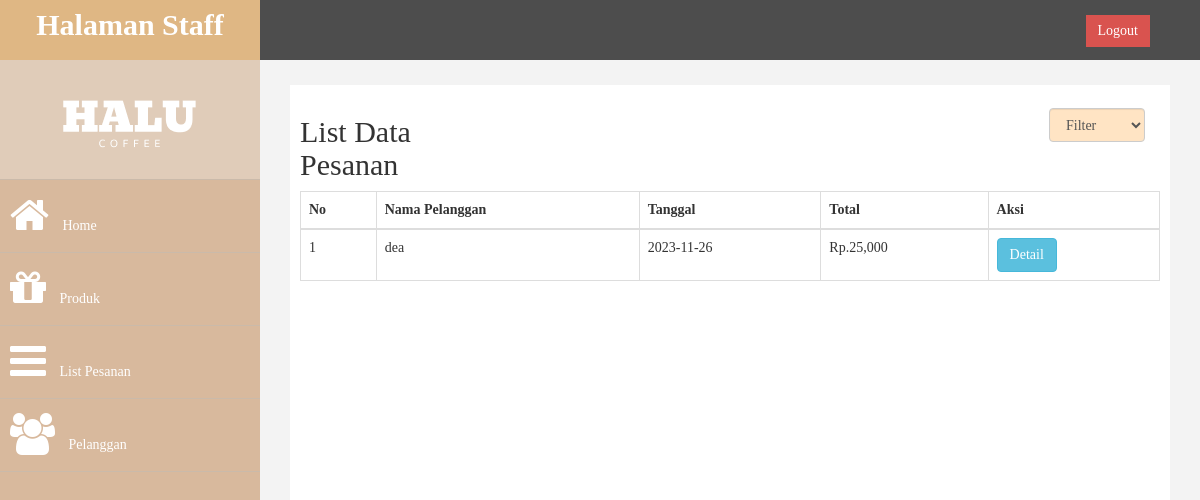
Page /admin/index.php?halaman=pembelian (signed in) on the committed database.
### tables this page shows
CREATE TABLE `pembelian` (
  `id_pembelian` int(11) NOT NULL,
  `tanggal_pembelian` date DEFAULT NULL,
  `jumlah_pembelian` int(11) NOT NULL,
  `ongkir` int(11) NOT NULL,
  `total_pembelian` int(11) DEFAULT NULL,
  `id_pelanggan` int(11) DEFAULT NULL
);

CREATE TABLE `pelanggan` (
  `id_pelanggan` int(255) NOT NULL,
  `nama_pelanggan` varchar(50) DEFAULT NULL,
  `no_meja` varchar(100) DEFAULT NULL
);

### admin/pembelian.php (the view, shortened to what this page needs)
<div style="display: flex; justify-content: flex-start;">
<h2>List Data Pesanan</h2>
<div class="form-group col-md-2" style="margin-top: 13px; margin-left: 64%;">
			<select class="form-control" id="sortSearch" style="background-color: bisque;">
			  <option value="">Filter</option>
			</select>
		</div>
</div>
<div class="table-responsive">
	<table class="table table-bordered">
		<thead>
			<tr>
				<th>No</th>
				<th>Nama Pelanggan</th>
				<th>Tanggal</th>
				<th>Total</th>
				<th>Aksi</th>
			</tr>
		</thead>
		<tbody>
			<?php $no=1; ?>
			<?php $query=$conn->query("SELECT * FROM pembelian JOIN pelanggan ON pembelian.id_pelanggan=pelanggan.id_pelanggan") ?>
			<?php while ($data=$query->fetch_assoc()) {
				?>
				<tr>
					<td><?php echo $no++; ?></td>
					<td><?php echo $data['nama_pelanggan']; ?></td>
					<td><?php echo $data['tanggal_pembelian']; ?></td>
					<td>Rp.<?php echo number_format($data['total_pembelian']); ?></td>
					<td>
						<a href="index.php?halaman=detail&id=<?php echo $data['id_pembelian']; ?>" class="btn btn-info">Detail</a>
					</td>
				</tr>
				<?php
			} ?>
		</tbody>
	</table>
</div>

### admin/assets/css/custom.css (style rules this page uses)
body { font-family: Poppins-Regular; }
h2 { color: #333; }

### rows in the picture
pembelian: id_pelanggan.nama_pelanggan "dea", tanggal_pembelian "2023-11-26", total_pembelian "25,000"
